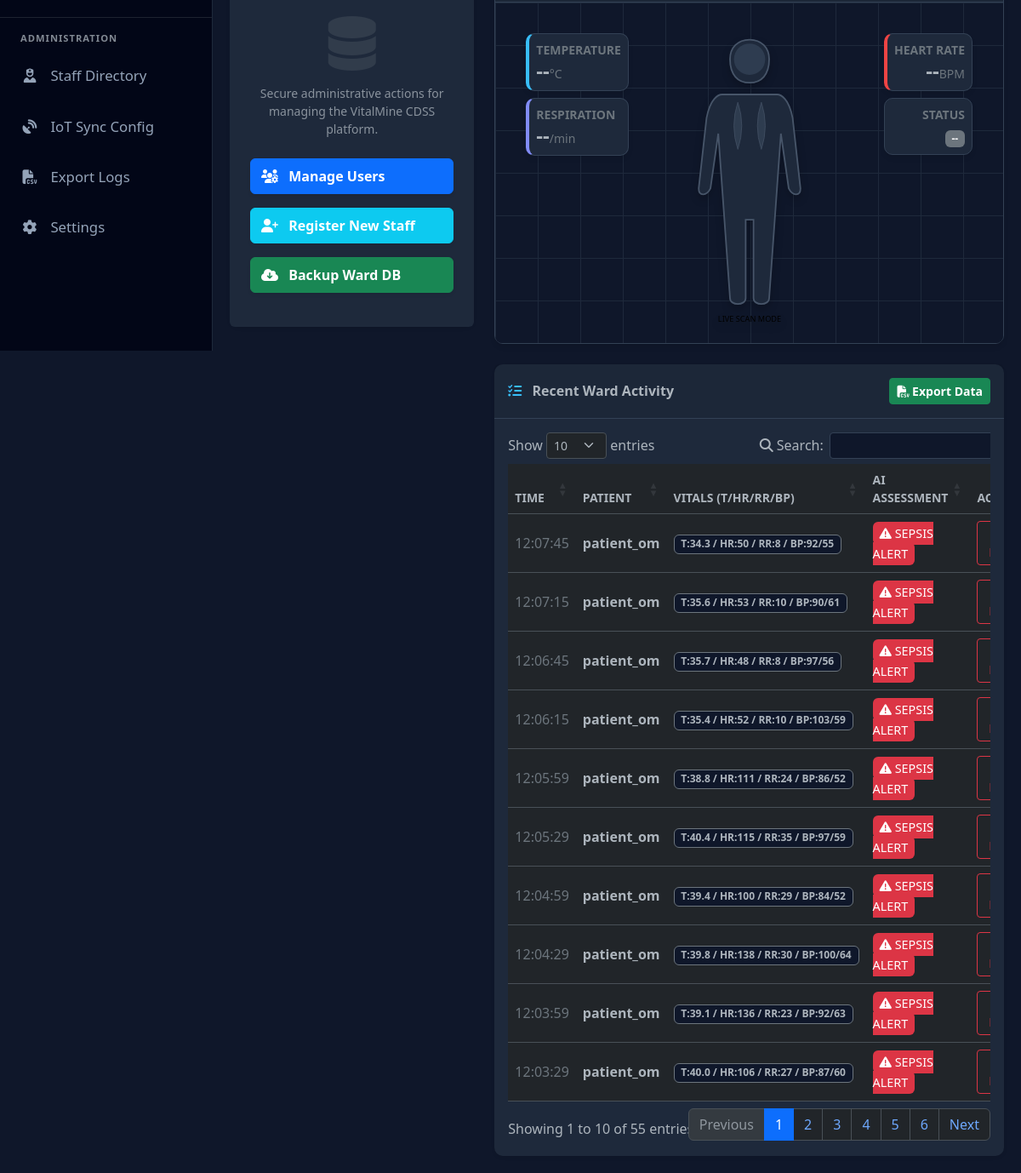
Page / (signed in, lower part) on the earlier database version.
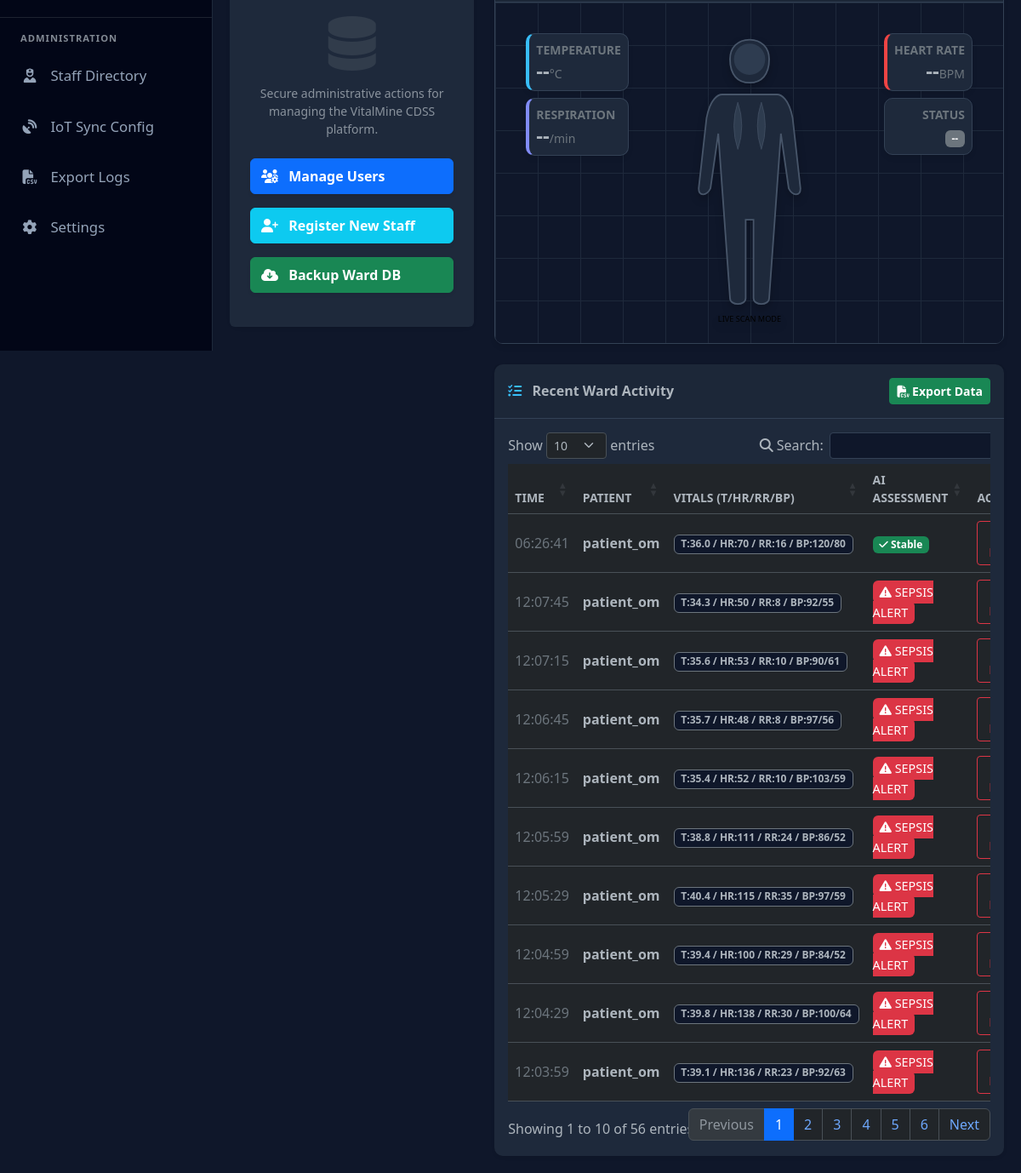
Same page on the later database version.
### models.py (models this page shows)
class Entry(db.Model):
    id = db.Column(db.Integer, primary_key=True)
    user_id = db.Column(db.Integer, db.ForeignKey("user.id"), nullable=True)
    name = db.Column(db.String(100), nullable=False)
    temp = db.Column(db.Float, nullable=False)
    hr = db.Column(db.Integer, nullable=False)
    rr = db.Column(db.Integer, nullable=False)
    sys_bp = db.Column(db.Integer, nullable=True)
    dia_bp = db.Column(db.Integer, nullable=True)
    status = db.Column(db.String(20), nullable=False)
    advice = db.Column(db.String(200), nullable=True)
    timestamp = db.Column(db.DateTime, default=datetime.utcnow)

### app.py (the view)
@app.route("/")
@login_required
def home():
    if current_user.role == "patient":
        return redirect(url_for("patient_dashboard"))
    patients = User.query.filter_by(role="patient").all()
    all_entries = Entry.query.order_by(Entry.timestamp.desc()).all()
    stats = {
        "total": len(all_entries),
        "high": sum(1 for e in all_entries if e.status in ["High", "Critical"]),
        "stable": sum(1 for e in all_entries if e.status not in ["High", "Critical"]),
    }
    admin_stats = {}
    if current_user.role == "admin":
        all_users = User.query.all()
        admin_stats = {
            "total_users": len(all_users),
            "staff_count": sum(1 for u in all_users if u.role in ["doctor", "nurse"]),
            "patient_count": sum(1 for u in all_users if u.role == "patient"),
        }
    history_data = []
    for e in all_entries:
        history_data.append(
            {
                "id": e.id,
                "time": e.timestamp.strftime("%H:%M:%S"),
                "name": e.name,
                "vitals": f"T:{e.temp} / HR:{e.hr} / RR:{e.rr} / BP:{e.sys_bp}/{e.dia_bp}",
                "status": e.status,
                "advice": e.advice,
            }
        )
    return render_template(
        "home.html",
        history=history_data,
        stats=stats,
        patients=patients,
        admin_stats=admin_stats,
    )

### app.py (called while the page is built)
@login_manager.user_loader
def load_user(user_id):
    return db.session.get(User, int(user_id))

### templates/home.html (shortened to what the changed rows need)
{% extends "base.html" %} {% block content %}
<div class="row">
  <div
    class="{% if current_user.role == 'doctor' %}col-md-12{% else %}col-md-8{% endif %}"
  >
    <div class="card border-0 shadow-sm">
      <div class="card-body">
        <div class="table-responsive">
          <table
            class="table table-hover align-middle datatable w-100 text-body"
          >
            <thead class="text-secondary small text-uppercase">
              <tr>
                <th>TIME</th>
                <th>PATIENT</th>
                <th>VITALS (T/HR/RR/BP)</th>
                <th>AI ASSESSMENT</th>
                <th>ACTION</th>
              </tr>
            </thead>
            <tbody>
              {% for row in history %}
              <tr>
                <td class="text-secondary">{{ row.time }}</td>
                <td><span class="fw-bold text-body">{{ row.name }}</span></td>
                <td>
                  <span
                    class="badge border border-secondary text-body"
                    style="background-color: var(--vm-bg)"
                    >{{ row.vitals }}</span
                  >
                </td>
                <td>
                  {% if row.status == 'High' or row.status == 'Critical' %}
                  <span class="badge-critical rounded px-2 py-1"
                    ><i class="fa-solid fa-triangle-exclamation"></i> SEPSIS
                    ALERT</span
                  >
                  {% elif row.status == 'Warning' %}
                  <span class="badge bg-warning text-dark"
                    ><i class="fa-solid fa-bell"></i> Warning</span
                  >
                  {% else %}
                  <span class="badge bg-success"
                    ><i class="fa-solid fa-check"></i> Stable</span
                  >
                  {% endif %}
                </td>
                <td>
                  <a
                    href="/generate_pdf/{{ row.id }}"
                    class="btn btn-sm btn-outline-danger"
                  >
                  </a>
                </td>
              </tr>
              {% endfor %}
            </tbody>
          </table>
        </div>
      </div>
    </div>
  </div>
</div>
 {% endblock %}

Differences in the rows shown:
no longer on this page (row unchanged): Entry: time "12:03:29", name "patient_om", vitals "T:40.0 / HR:106 / RR:27 / BP:87/60", status "Critical" (drawn)
added Entry: time "06:26:41", name "patient_om", vitals "T:36.0 / HR:70 / RR:16 / BP:120/80", status "Stable" (drawn)
Other differences:
text written by a page script: "Show entries Search: Showing 1 to 10 of 55 entries Previous 1 2 3 4 5 6 Next" → "Show entries Search: Showing 1 to 10 of 56 entries Previous 1 2 3 4 5 6 Next"
